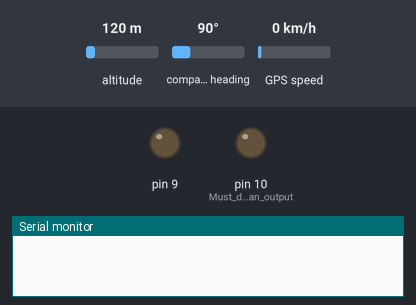
This sketch was run on a simulated Arduino Uno, built with avr-gcc and run on an emulated ATmega328P. Parts: output pins drawn as LEDs (lit = HIGH), the last lines printed to the serial monitor. The test bench sets the inputs (shaded band); at power-on: altitude 120 m, compass heading 90°, GPS speed 0 km/h. Storage starts empty; the GPS gets a fix after 3 s at 37.7749, -122.4194 with 8 satellites.

Above: at 1.1 s.
At 5.1 s:
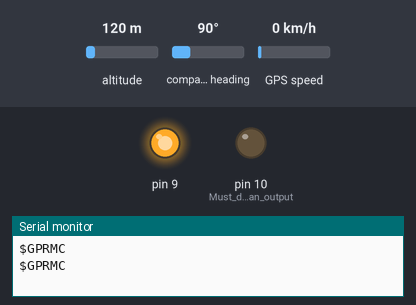
Timing chart, 0 to 6.6 s (numbered marks = the images above):
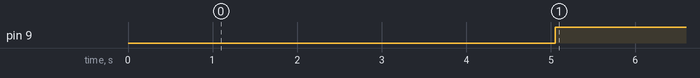

Measured:
- by itself, pin 9: LOW → HIGH at 5.1 s

The sketch:

GPS.ino
```cpp
#include <SD.h> //Load SD card library
#include<SPI.h> //Load SPI Library

#include <Adafruit_GPS.h>    //Install the adafruit GPS library
#include <SoftwareSerial.h> //Load the Software Serial library
SoftwareSerial mySerial(3,2); //Initialize the Software Serial port
Adafruit_GPS GPS(&mySerial); //Create the GPS Object

String NMEA1; //Variable for first NMEA sentence
String NMEA2; //Variable for second NMEA sentence
char c; //to read characters coming from the GPS
float deg; //Will hold positin data in simple degree format
float degWhole; //Variable for the whole part of position
float degDec;  //Variable for the decimal part of degree

int chipSelect = 10; //chipSelect pin for the SD card Reader
File mySensorData; //Data object you will write your sesnor data to


void setup() {

  Serial.begin(115200); //Turn on serial monitor
  GPS.begin(9600); //Turn on GPS at 9600 baud
  GPS.sendCommand("$PGCMD,33,0*6D");  //Turn off antenna update nuisance data
  GPS.sendCommand(PMTK_SET_NMEA_OUTPUT_RMCGGA); //Request RMC and GGA Sentences only
  GPS.sendCommand(PMTK_SET_NMEA_UPDATE_1HZ); //Set update rate to 1 hz
  delay(1000);

  pinMode(10, OUTPUT); //Must declare 10 an output and reserve it to keep SD card happy
  pinMode(9, OUTPUT);
  SD.begin(chipSelect); //Initialize the SD card reader

  if (SD.exists("NMEA.txt")) { //Delete old data files to start fresh
    SD.remove("NMEA.txt");
  }
  if (SD.exists("GPSData.txt")) { //Delete old data files to start fresh
    SD.remove("GPSData.txt");
  }

}

void loop() {

  readGPS();

  if(GPS.fix==1) { //Only save data if we have a fix
  mySensorData = SD.open("NMEA.txt", FILE_WRITE); //Open file on SD card for writing
  mySensorData.println(NMEA1); //Write first NMEA to SD card
  mySensorData.println(NMEA2); //Write Second NMEA to SD card
  mySensorData.close();  //Close the file


  mySensorData = SD.open("GPSData.txt", FILE_WRITE);

  degWhole=float(int(GPS.longitude/100)); //gives me the whole degree part of Longitude
  degDec = (GPS.longitude - degWhole*100)/60; //give me fractional part of longitude
  deg = degWhole + degDec; //Gives complete correct decimal form of Longitude degrees
  if (GPS.lon=='W') {  //If you are in Western Hemisphere, longitude degrees should be negative
    deg= (-1)*deg;
  }
  mySensorData.print(deg,4); //writing decimal degree longitude value to SD card
  mySensorData.print(","); //write comma to SD card

  degWhole=float(int(GPS.latitude/100)); //gives me the whole degree part of latitude
  degDec = (GPS.latitude - degWhole*100)/60; //give me fractional part of latitude
  deg = degWhole + degDec; //Gives complete correct decimal form of latitude degrees
  if (GPS.lat=='S') {  //If you are in Southern hemisphere latitude should be negative
    deg= (-1)*deg;
  }
  mySensorData.print(deg,4); //writing decimal degree longitude value to SD card
  mySensorData.print(","); //write comma to SD card

  mySensorData.print(GPS.altitude); //write altitude to file
  mySensorData.print(" ");  //format with one white space to delimit data sets

  mySensorData.close();
  digitalWrite(9,HIGH);
  }

}

void readGPS() {

  clearGPS();
  while(!GPS.newNMEAreceived()) { //Loop until you have a good NMEA sentence
    c=GPS.read();
  }
  GPS.parse(GPS.lastNMEA()); //Parse that last good NMEA sentence
  NMEA1=GPS.lastNMEA();

   while(!GPS.newNMEAreceived()) { //Loop until you have a good NMEA sentence
    c=GPS.read();
  }
  GPS.parse(GPS.lastNMEA()); //Parse that last good NMEA sentence
  NMEA2=GPS.lastNMEA();

  Serial.println(NMEA1);
  Serial.println(NMEA2);
  Serial.println("");

}

void clearGPS() {  //Clear old and corrupt data from serial port
  while(!GPS.newNMEAreceived()) { //Loop until you have a good NMEA sentence
    c=GPS.read();
  }
  GPS.parse(GPS.lastNMEA()); //Parse that last good NMEA sentence

  while(!GPS.newNMEAreceived()) { //Loop until you have a good NMEA sentence
    c=GPS.read();
  }
  GPS.parse(GPS.lastNMEA()); //Parse that last good NMEA sentence
   while(!GPS.newNMEAreceived()) { //Loop until you have a good NMEA sentence
    c=GPS.read();
  }
  GPS.parse(GPS.lastNMEA()); //Parse that last good NMEA sentence

}
```
